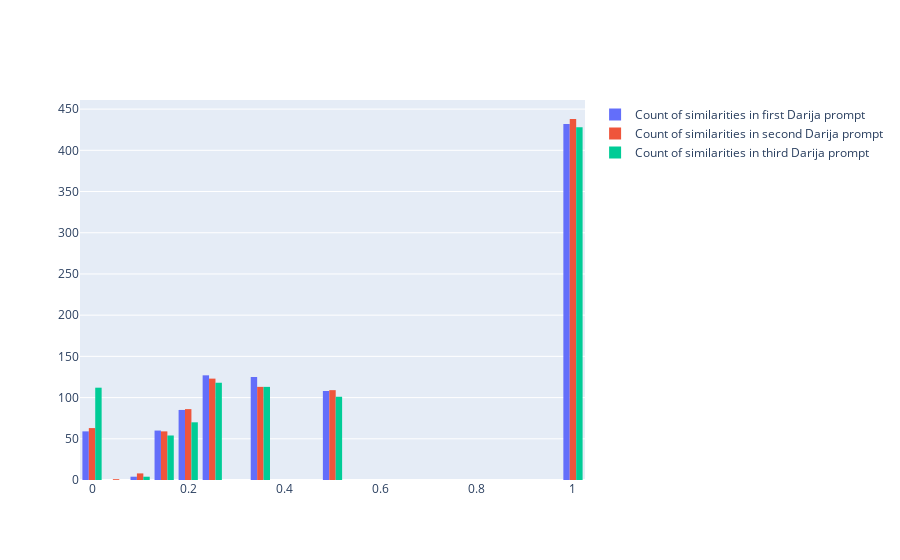

Notebook cell for this chart:
### Code cell
import plotly.graph_objects as go


fig = go.Figure()

fig.add_trace(go.Histogram(histfunc="count", y=dataset['similarity_p1'], x=dataset['similarity_p1'], name="Count of similarities in first Darija prompt"))
fig.add_trace(go.Histogram(histfunc="count", y=dataset['similarity_p2'], x=dataset['similarity_p2'], name="Count of similarities in second Darija prompt"))
fig.add_trace(go.Histogram(histfunc="count", y=dataset['similarity_p3'], x=dataset['similarity_p3'], name="Count of similarities in third Darija prompt"))

fig.show()

### Figure 1 — Plotly figure (JSON) as saved in the notebook; plotly's stock layout.template omitted (floating-point values rounded to 4 significant figures; data arrays with more than 128 entries replaced by an {"elided": "..."} marker saying what was removed)
{"data": [{"histfunc": "count", "name": "Count of similarities in first Darija prompt", "type": "histogram", "x": {"elided": "1000 float values"}, "y": {"elided": "1000 float values"}}, {"histfunc": "count", "name": "Count of similarities in second Darija prompt", "type": "histogram", "x": {"elided": "1000 float values"}, "y": {"elided": "1000 float values"}}, {"histfunc": "count", "name": "Count of similarities in third Darija prompt", "type": "histogram", "x": {"elided": "1000 float values"}, "y": {"elided": "1000 float values"}}], "layout": {}}
